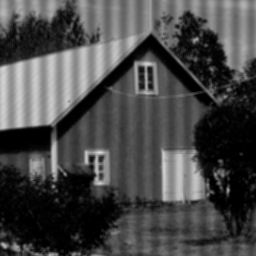
#> input picture Sem7/IVP/Code/3/img2.tif, 256 x 256 px
$ python 5.py
#> lines starting #> are read from the running program, lines starting #| are printed output that depends on the picture
import cv2
import numpy as np
from matplotlib import pyplot as plt

imageSource = 'img2.tif'
img = cv2.imread(imageSource, cv2.IMREAD_GRAYSCALE)
#> img is the input picture: shape (256, 256); min 0, max 217, mean 71.8
imageSource = 'img1original.tif'
img_orig = cv2.imread(imageSource, cv2.IMREAD_GRAYSCALE)
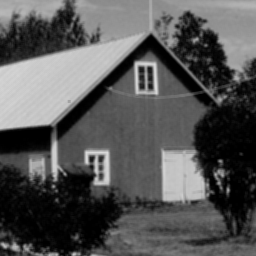
#> input picture Sem7/IVP/Code/3/img1original.tif, 256 x 256 px
#> img_orig is the input picture: shape (256, 256); min 0, max 219, mean 85
f = np.fft.fft2(img)#Fourier Transformation
fshift = np.fft.fftshift(f)#Shift the image
f_orig = np.fft.fft2(img - img_orig)
fshift_orig = np.fft.fftshift(f_orig)
rows, cols = img.shape
#> rows = 256; cols = 256
crow, ccol = rows // 2, cols // 2
#> crow = 128; ccol = 128
fshift[crow, crow + 16] = 0
fshift[crow, crow - 16] = 0
magnitude_spectrum = 20 * np.log(np.abs(fshift) + 1)
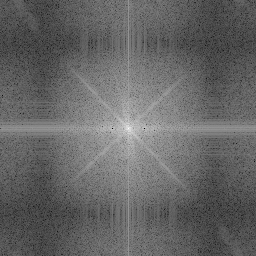
#> magnitude_spectrum: shape (256, 256) float64; min 0, max 307.3, mean 122.9; drawn with min black and max white
magnitude_spectrum_orig = 20 * np.log(np.abs(fshift_orig) + 1)
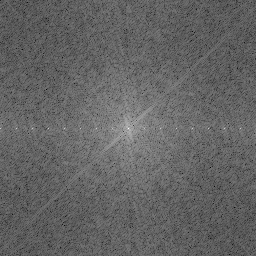
#> magnitude_spectrum_orig: shape (256, 256) float64; min 71.75, max 329.2, mean 173; drawn with min black and max white
f_ishift2 = np.fft.ifftshift(fshift)
mag_back2 = np.fft.ifft2(f_ishift2)
img_back2 = np.abs(mag_back2)
plt.subplot(2, 2, 1), plt.imshow(img, cmap='gray')
plt.title('Input Image'), plt.xticks([]), plt.yticks([])
plt.subplot(2, 2, 2), plt.imshow(img_back2, cmap='gray')
plt.title('Output Image '), plt.xticks([]), plt.yticks([])
plt.subplot(2, 2, 3), plt.imshow(magnitude_spectrum, cmap='gray')
plt.title('Magnitude Spectrum'), plt.xticks([]), plt.yticks([])
plt.subplot(2, 2, 4), plt.imshow(magnitude_spectrum_orig, cmap='gray')
plt.title('Magnitude Spectrum of pattern'), plt.xticks([]), plt.yticks([])
plt.show()
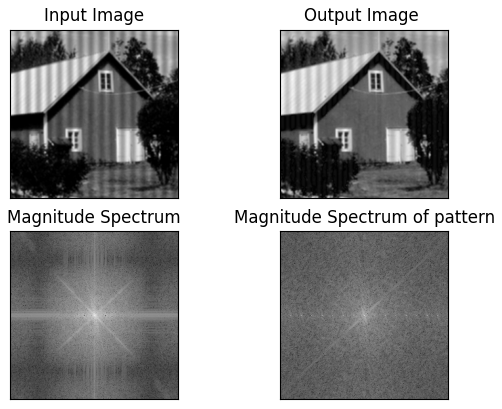
#> figure drawn by matplotlib, 4 panels
